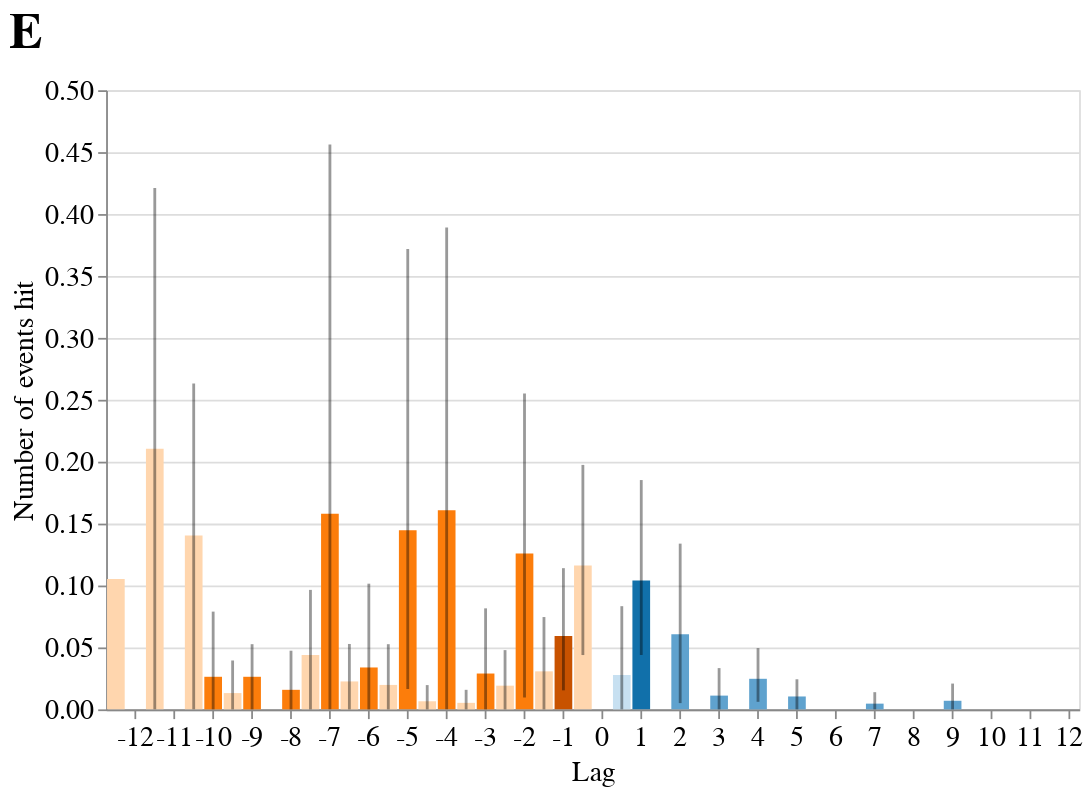

The notebook cell this image was saved under:
### Code cell
# fig p0r0_step_hit_rate

base = alt.Chart(df_refer.query(
    f"condition==['p0','r0'] & (cond_direction=='f' & other_refer_seg_num>=base_seg_num | cond_direction=='b' & other_refer_seg_num<=base_seg_num)")).encode(
    alt.X('other_refer_step_base:O', axis=alt.Axis(title='Lag', labelAngle=0, values=list(range(-12, 13))))
).properties(width=550, height=350, title={
      "text": ["E"], 
    #   "subtitle": ['Uncued retrodiction (u-R) and uncued prediction (u-P)']
    })

bar = base.mark_bar(size=10).encode(
    alt.Y('mean(refer_seg_num_e):Q', axis=alt.Axis(title=['Number of events hit']), 
        #   scale=alt.Scale(domain=(0, 0.7))
         ), 
    alt.Color('color', scale=None),
)

# error_bar = base.mark_errorbar(extent='ci', color='black', opacity=0.4).encode(
#     alt.Y('refer_seg_num_hit:Q', axis=alt.Axis(title='Hit rate'))
# )

error_bar = base.mark_rule(size=1.6, color='black', opacity=0.4).encode(
    y='ci0(refer_seg_num_e)',
    y2='ci1(refer_seg_num_e)',
)

# y_pos = 0.75
# text = alt.Chart(pd.DataFrame({'x': [-4, 4], 'y':[y_pos, y_pos], 'text':['R0', 'P0']})).mark_text(
#     fontSize=20
# ).encode(
#     x='x:O', y='y:Q', text='text'
# )

step_scenes_hits = (bar + error_bar
).configure_axis(
    titleFontSize=16,
    labelFontSize=16,
    titleFontWeight='normal'
).configure_title(
    fontSize=28,
    subtitleFontSize=18,
    anchor='start',
    offset=10
)

# step_scenes_hits.save('../figs/core/step_events_hits.svg')
step_scenes_hits

### Figure 1 — Vega-Lite specification as saved in the notebook (floating-point values rounded to 4 significant figures; data arrays with more than 128 entries replaced by an {"elided": "..."} marker saying what was removed)
{"config": {"view": {"continuousWidth": 400, "continuousHeight": 300}, "axis": {"labelFontSize": 16, "titleFontSize": 16, "titleFontWeight": "normal"}, "title": {"anchor": "start", "fontSize": 28, "offset": 10, "subtitleFontSize": 18}}, "layer": [{"mark": {"type": "bar", "size": 10}, "encoding": {"color": {"field": "color", "scale": null, "type": "nominal"}, "x": {"axis": {"labelAngle": 0, "title": "Lag", "values": [-12, -11, -10, -9, -8, -7, -6, -5, -4, -3, -2, -1, 0, 1, 2, 3, 4, 5, 6, 7, 8, 9, 10, 11, 12]}, "field": "other_refer_step_base", "type": "ordinal"}, "y": {"aggregate": "mean", "axis": {"title": ["Number of events hit"]}, "field": "refer_seg_num_e", "type": "quantitative"}}, "height": 350, "title": {"text": ["E"]}, "width": 550}, {"mark": {"type": "rule", "color": "black", "opacity": 0.4, "size": 1.6}, "encoding": {"x": {"axis": {"labelAngle": 0, "title": "Lag", "values": [-12, -11, -10, -9, -8, -7, -6, -5, -4, -3, -2, -1, 0, 1, 2, 3, 4, 5, 6, 7, 8, 9, 10, 11, 12]}, "field": "other_refer_step_base", "type": "ordinal"}, "y": {"aggregate": "ci0", "field": "refer_seg_num_e", "type": "quantitative"}, "y2": {"aggregate": "ci1", "field": "refer_seg_num_e"}}, "height": 350, "title": {"text": ["E"]}, "width": 550}], "data": {"name": "data-b9a76f50cb2588ad9553961faf3029d9"}, "$schema": "https://vega.github.io/schema/vega-lite/v4.17.0.json", "datasets": {"data-b9a76f50cb2588ad9553961faf3029d9": {"elided": "348 records"}}}
